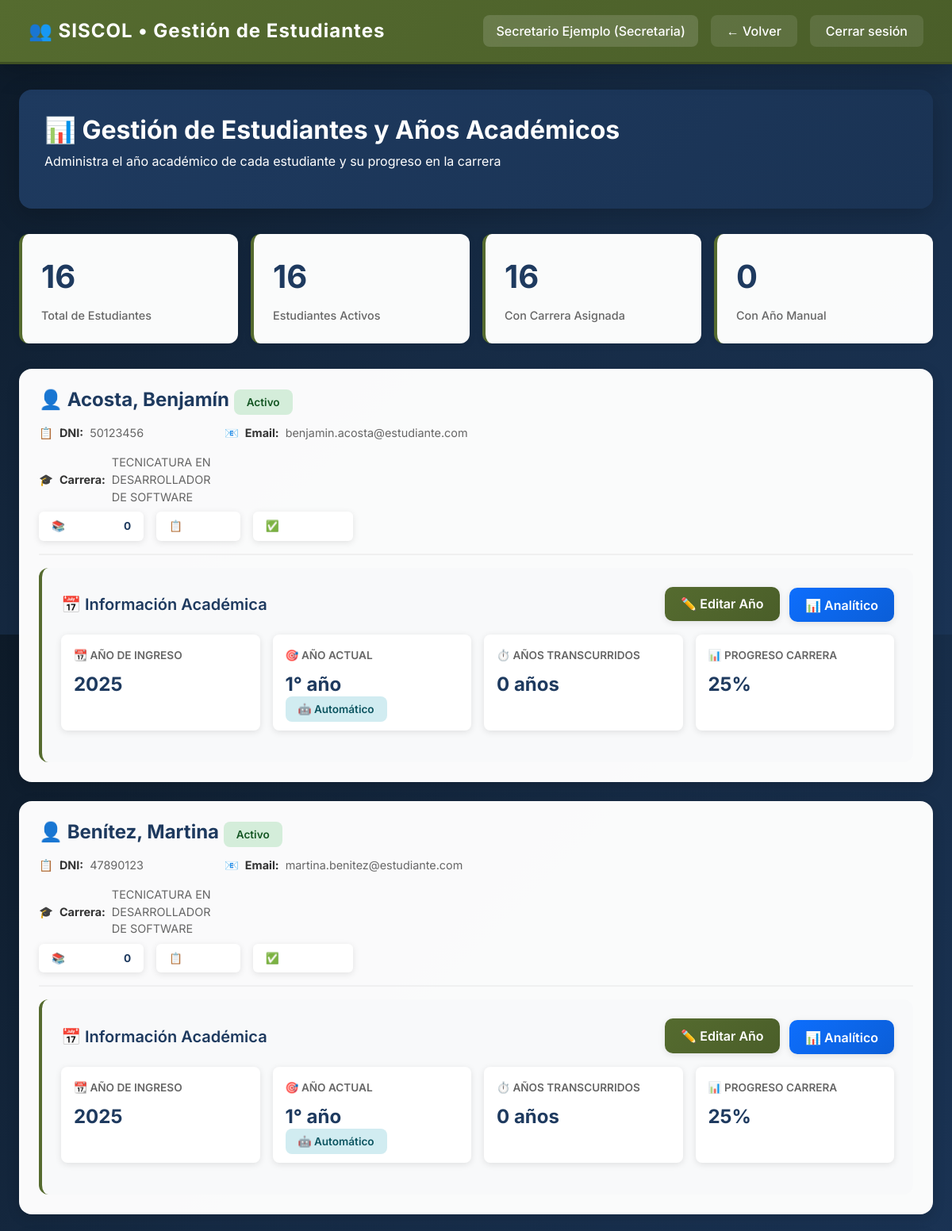
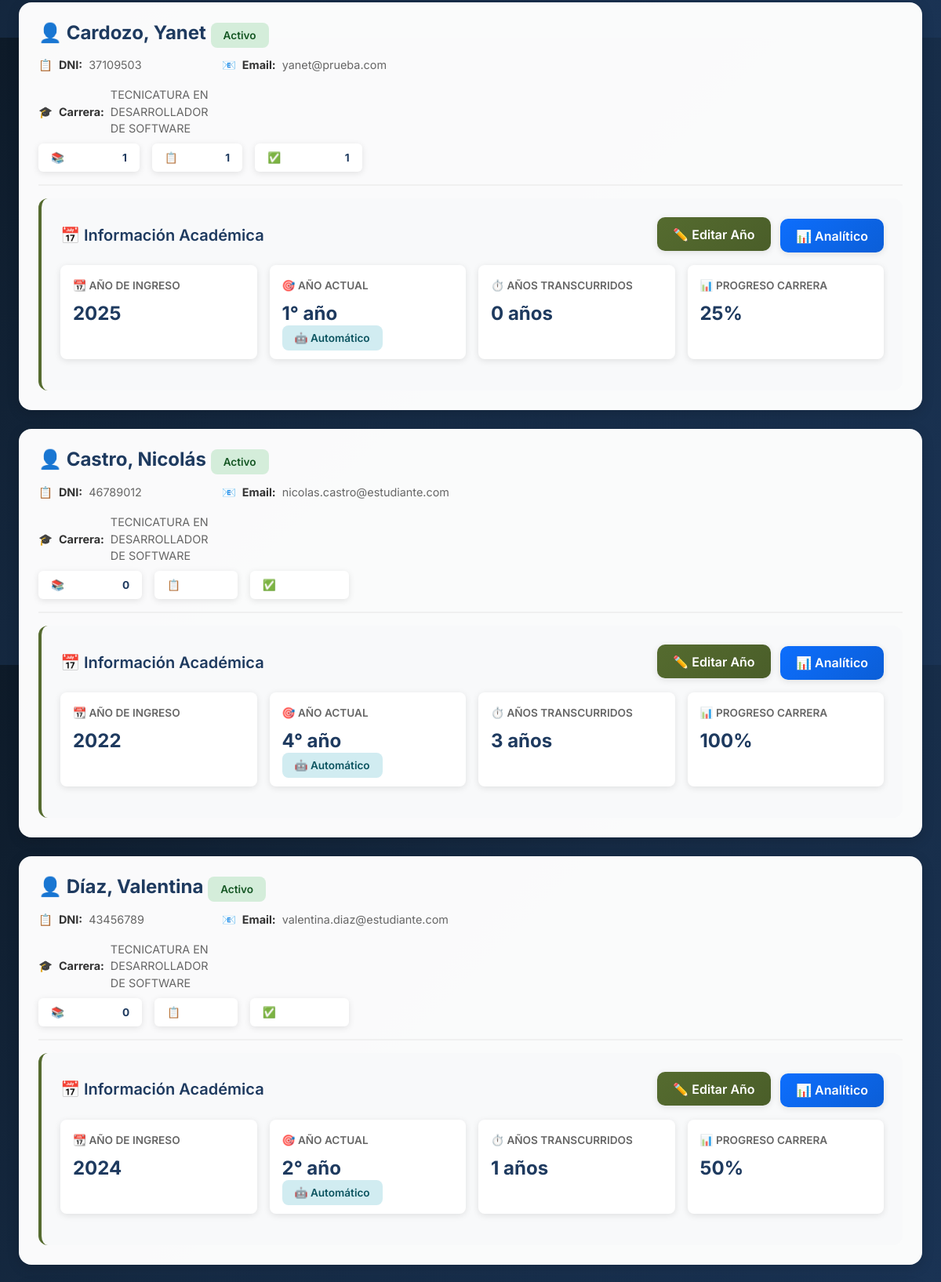
/secretaria/lista_estudiantes.php (signed in, upper part), run on the app's committed database (2 pictures, top to bottom).
### tables this page shows
CREATE TABLE `estudiante` (
  `id` int(11) NOT NULL,
  `dni` varchar(20) NOT NULL,
  `nombre` varchar(100) NOT NULL,
  `apellido` varchar(100) NOT NULL,
  `email` varchar(120) NOT NULL,
  `telefono` varchar(30) DEFAULT NULL,
  `direccion` varchar(255) DEFAULT NULL,
  `password_hash` varchar(255) NOT NULL,
  `rol_id` int(11) NOT NULL DEFAULT 1,
  `activo` tinyint(1) NOT NULL DEFAULT 1,
  `creado_en` timestamp NOT NULL DEFAULT current_timestamp(),
  `id_carrera` int(11) DEFAULT NULL COMMENT '1',
  `anio_ingreso` year(4) DEFAULT NULL COMMENT 'Año de ingreso a la carrera',
  `anio_actual` tinyint(1) DEFAULT NULL COMMENT 'Año actual manual (NULL = automático)'
);

CREATE TABLE `carreras` (
  `id_carrera` int(11) NOT NULL,
  `nombre` varchar(100) NOT NULL COMMENT 'Nombre completo de la carrera',
  `descripcion` text DEFAULT NULL COMMENT 'Descripción detallada de la carrera',
  `duracion` int(11) NOT NULL DEFAULT 4 COMMENT 'Duración de la carrera en años',
  `estado` enum('activa','inactiva','suspendida') NOT NULL DEFAULT 'activa' COMMENT 'Estado actual de la carrera',
  `fecha_creacion` timestamp NOT NULL DEFAULT current_timestamp() COMMENT 'Fecha de creación del registro',
  `fecha_modificacion` timestamp NOT NULL DEFAULT current_timestamp() ON UPDATE current_timestamp() COMMENT 'Fecha de última modificación'
);

### secretaria/lista_estudiantes.php (the view, shortened to what this page needs)
<?php
$usuario = $_SESSION["usuario"];
$rol = $_SESSION["rol"];
$conn = conectar();
$estudiantes = [];
$stmt = $conn->prepare("
    SELECT
        e.id,
        e.dni,
        e.nombre,
        e.apellido,
        e.email,
        e.id_carrera,
        e.anio_ingreso,
        e.anio_actual,
        e.activo,
        c.nombre AS carrera,
        c.duracion AS duracion_carrera,
        CASE
            WHEN e.anio_actual IS NOT NULL THEN e.anio_actual
            WHEN e.anio_ingreso IS NOT NULL THEN
                LEAST(GREATEST((YEAR(CURDATE()) - e.anio_ingreso + 1), 1), COALESCE(c.duracion, 6))
            ELSE 1
        END AS anio_calculado
    FROM estudiante e
    LEFT JOIN carreras c ON e.id_carrera = c.id_carrera
    ORDER BY e.apellido, e.nombre
");
$stmt->execute();
$result = $stmt->get_result();
while ($row = $result->fetch_assoc()) {
    $id_est = $row['id'];
    $stats_stmt = $conn->prepare("
        SELECT
            COUNT(*) as total_cursando,
            SUM(CASE WHEN regular = 1 THEN 1 ELSE 0 END) as total_regular,
            SUM(CASE WHEN aprobada = 1 THEN 1 ELSE 0 END) as total_aprobada
        FROM analitico
        WHERE id_estudiante = ? AND cursada = 1
    ");
    $stats_stmt->bind_param("i", $id_est);
    $stats_stmt->execute();
    $stats = $stats_stmt->get_result()->fetch_assoc();
    $row['stats'] = $stats;
    $estudiantes[] = $row;
}
?>
<!DOCTYPE html>
<html lang="es">
<head>
  <link href="https://cdn.jsdelivr.net/npm/bootstrap@5.3.0/dist/css/bootstrap.min.css" rel="stylesheet">
</head>
<body>
  <nav class="navbar topbar">
    <div class="container-fluid">
      <a class="navbar-brand" href="#">👥 SISCOL • Gestión de Estudiantes</a>
      <div class="user-info">
        <span class="user-name"><?= htmlspecialchars($usuario) ?> (<?= htmlspecialchars(ucfirst($rol)) ?>)</span>
        <a href="javascript:history.back()" class="back-btn">← Volver</a>
        <a href="logout.php" class="logout-btn">Cerrar sesión</a>
      </div>
    </div>
  </nav>
  <div class="container-custom">
    <div class="page-header">
      <h2>📊 Gestión de Estudiantes y Años Académicos</h2>
      <p>Administra el año académico de cada estudiante y su progreso en la carrera</p>
    </div>
    <div class="stats-bar">
      <div class="stat-box">
        <div class="stat-number"><?= count($estudiantes) ?></div>
        <div class="stat-label">Total de Estudiantes</div>
      </div>
      <div class="stat-box">
        <div class="stat-number">
          <?= count(array_filter($estudiantes, fn($e) => $e['activo'] == 1)) ?>
        </div>
        <div class="stat-label">Estudiantes Activos</div>
      </div>
      <div class="stat-box">
        <div class="stat-number">
          <?= count(array_filter($estudiantes, fn($e) => $e['id_carrera'] !== null)) ?>
        </div>
        <div class="stat-label">Con Carrera Asignada</div>
      </div>
      <div class="stat-box">
        <div class="stat-number">
          <?= count(array_filter($estudiantes, fn($e) => $e['anio_actual'] !== null)) ?>
        </div>
        <div class="stat-label">Con Año Manual</div>
      </div>
    </div>
    <?php if (empty($estudiantes)): ?>
      <div class="alert alert-info">
        📌 <strong>No hay estudiantes registrados.</strong>
      </div>
    <?php else: ?>
      <?php foreach ($estudiantes as $est): ?>
        <div class="card-estudiante">
          <div class="estudiante-header">
            <div class="estudiante-info">
              <h4>
                👤 <?= htmlspecialchars($est['apellido'] . ', ' . $est['nombre']) ?>
                <?php if ($est['activo']): ?>
                  <span class="badge-custom badge-activo">Activo</span>
                <?php else: ?>
                  <span class="badge-custom badge-inactivo">Inactivo</span>
                <?php endif; ?>
              </h4>
              <div class="estudiante-detalles">
                <div class="detalle-item">
                  <span>📋</span>
                  <strong>DNI:</strong> <?= htmlspecialchars($est['dni']) ?>
                </div>
                <div class="detalle-item">
                  <span>📧</span>
                  <strong>Email:</strong> <?= htmlspecialchars($est['email']) ?>
                </div>
                <?php if ($est['carrera']): ?>
                <div class="detalle-item">
                  <span>🎓</span>
                  <strong>Carrera:</strong> <?= htmlspecialchars($est['carrera']) ?>
                </div>
                <?php endif; ?>
              </div>
              <?php if ($est['id_carrera']): ?>
                <div class="stats-estudiante">
                  <div class="stat-mini">
                    📚 Cursando: <strong><?= $est['stats']['total_cursando'] ?></strong>
                  </div>
                  <div class="stat-mini">
                    📋 Regular: <strong><?= $est['stats']['total_regular'] ?></strong>
                  </div>
                  <div class="stat-mini">
                    ✅ Aprobadas: <strong><?= $est['stats']['total_aprobada'] ?></strong>
                  </div>
                </div>
              <?php endif; ?>
            </div>
          </div>
          <?php if ($est['id_carrera']): ?>
            <div class="anio-section">
              <div class="d-flex justify-content-between align-items-center mb-3">
                <h5 style="color: var(--azul-marino-500); margin: 0; font-weight: 600;">
                  📅 Información Académica
                </h5>
                <div>
                  <button class="btn-editar me-2" onclick="abrirModalEditar(<?= $est['id'] ?>, '<?= htmlspecialchars($est['apellido'] . ', ' . $est['nombre']) ?>', <?= $est['anio_ingreso'] ?? 'null' ?>, <?= $est['anio_actual'] ?? 'null' ?>, <?= $est['duracion_carrera'] ?? 4 ?>)">
                    ✏️ Editar Año
                  </button>
                  <?php if ($est['activo']): ?>
                  <a href="?action=ver_analitico&id_est=<?= $est['id'] ?>" class="btn btn-analitico">
                    📊 Analítico
                  </a>
                  <?php endif; ?>
                </div>
              </div>
              <div class="anio-info">
                <div class="anio-box">
                  <div class="anio-label">📆 Año de Ingreso</div>
                  <div class="anio-value">
                    <?= $est['anio_ingreso'] ?? 'No definido' ?>
                  </div>
                </div>
                <div class="anio-box">
                  <div class="anio-label">🎯 Año Actual</div>
                  <div class="anio-value">
                    <?= $est['anio_calculado'] ?>° año
                  </div>
                  <?php if ($est['anio_actual'] !== null): ?>
                    <span class="badge-custom badge-manual mt-2">⚙️ Manual</span>
                  <?php else: ?>
                    <span class="badge-custom badge-auto mt-2">🤖 Automático</span>
                  <?php endif; ?>
                </div>
                <div class="anio-box">
                  <div class="anio-label">⏱️ Años Transcurridos</div>
                  <div class="anio-value">
                    <?php
                      if ($est['anio_ingreso']) {
                        echo (date('Y') - $est['anio_ingreso']);
                      } else {
                        echo '0';
                      }
                    ?> años
                  </div>
                </div>
                <div class="anio-box">
                  <div class="anio-label">📊 Progreso Carrera</div>
                  <div class="anio-value">
                    <?php
                      $duracion = $est['duracion_carrera'] ?? 4;
                      $progreso = round(($est['anio_calculado'] / $duracion) * 100);
                      echo min($progreso, 100);
                    ?>%
                  </div>
                </div>
              </div>
            </div>
          <?php else: ?>
            <div class="alert alert-info mb-0">
              ⚠️ Este estudiante aún no está inscrito en ninguna carrera.
            </div>
          <?php endif; ?>
        </div>
      <?php endforeach; ?>
    <?php endif; ?>
  </div>
</body>
</html>

### secretaria/lista_estudiantes.php (style rules this page uses)
:root { --azul-marino-500: #1E3A5F; --azul-marino-600: #1a3354; --azul-marino-700: #162b45; --verde-olivo-500: #556B2F; --verde-olivo-600: #4a5e29; --verde-olivo-700: #3f5023; --shadow-sm: 0 2px 8px rgba(0,0,0,0.1); --shadow-md: 0 4px 16px rgba(0,0,0,0.15); --shadow-lg: 0 8px 32px rgba(0,0,0,0.2); }
* { margin: 0; padding: 0; box-sizing: border-box; }
body { font-family: 'Inter', 'Segoe UI', Tahoma, Geneva, Verdana, sans-serif; background: linear-gradient(135deg, #0d1a28 0%, #162b45 50%, #1a3354 100%); color: white; min-height: 100vh; }
.topbar { background: linear-gradient(135deg, var(--verde-olivo-500), var(--verde-olivo-600)); padding: 1rem 1.5rem; box-shadow: var(--shadow-lg); border-bottom: 3px solid var(--verde-olivo-700); }
.navbar-brand { font-weight: 700; font-size: 1.5rem; letter-spacing: 1px; color: white !important; }
.user-info { display: flex; align-items: center; gap: 1rem; }
.user-name { font-weight: 500; padding: 0.5rem 1rem; background: rgba(255,255,255,0.15); border-radius: 8px; backdrop-filter: blur(10px); }
.back-btn, .logout-btn { color: white; text-decoration: none; padding: 0.5rem 1.25rem; background: rgba(255,255,255,0.1); border-radius: 8px; transition: all 0.3s ease; font-weight: 500; }
.container-custom { max-width: 1600px; margin: 2rem auto; padding: 0 1.5rem; }
.page-header { background: linear-gradient(135deg, var(--azul-marino-500), var(--azul-marino-600)); color: white; border-radius: 16px; padding: 2rem; margin-bottom: 2rem; box-shadow: var(--shadow-lg); }
.page-header h2 { font-size: 2rem; font-weight: 700; margin-bottom: 0.5rem; }
.card-estudiante { background: rgba(255,255,255,0.98); border-radius: 16px; padding: 1.5rem; margin-bottom: 1.5rem; box-shadow: var(--shadow-md); transition: all 0.3s ease; border: 1px solid rgba(255,255,255,0.2); }
.estudiante-header { display: flex; justify-content: space-between; align-items: start; margin-bottom: 1rem; padding-bottom: 1rem; border-bottom: 2px solid #f0f0f0; }
.estudiante-info h4 { color: var(--azul-marino-500); font-weight: 700; margin-bottom: 0.5rem; }
.estudiante-detalles { display: grid; grid-template-columns: repeat(auto-fit, minmax(200px, 1fr)); gap: 1rem; color: #666; font-size: 0.9rem; margin-top: 1rem; }
.detalle-item { display: flex; align-items: center; gap: 0.5rem; }
.detalle-item strong { color: #333; }
.anio-section { background: #f8f9fa; padding: 1.5rem; border-radius: 12px; margin-top: 1rem; border-left: 4px solid var(--verde-olivo-500); }
.anio-info { display: grid; grid-template-columns: repeat(auto-fit, minmax(180px, 1fr)); gap: 1rem; margin-bottom: 1rem; }
.anio-box { background: white; padding: 1rem; border-radius: 8px; box-shadow: var(--shadow-sm); }
.anio-label { font-size: 0.85rem; color: #666; font-weight: 600; text-transform: uppercase; margin-bottom: 0.5rem; }
.anio-value { font-size: 1.5rem; font-weight: 700; color: var(--azul-marino-500); }
.badge-custom { padding: 0.5rem 1rem; border-radius: 8px; font-weight: 600; font-size: 0.85rem; }
.badge-activo { background: #d4edda; color: #155724; }
.badge-auto { background: #d1ecf1; color: #0c5460; }
.btn-editar { background: linear-gradient(135deg, var(--verde-olivo-500), var(--verde-olivo-600)); color: white; border: none; padding: 0.6rem 1.25rem; border-radius: 10px; font-weight: 600; transition: all 0.3s ease; box-shadow: var(--shadow-sm); cursor: pointer; }
.btn-analitico { background: linear-gradient(135deg, #0d6efd, #0b5ed7); color: white; border: none; padding: 0.6rem 1.25rem; border-radius: 10px; font-weight: 600; transition: all 0.3s ease; box-shadow: var(--shadow-sm); cursor: pointer; }
.stats-bar { display: flex; gap: 1rem; margin-bottom: 2rem; }
.stat-box { flex: 1; background: rgba(255,255,255,0.98); border-radius: 12px; padding: 1.5rem; box-shadow: var(--shadow-sm); border-left: 4px solid var(--verde-olivo-500); }
.stat-number { font-size: 2.5rem; font-weight: 700; color: var(--azul-marino-500); margin-bottom: 0.5rem; }
.stat-label { color: #666; font-weight: 500; font-size: 0.9rem; }
.stats-estudiante { display: flex; gap: 1rem; margin-top: 0.5rem; flex-wrap: wrap; }
.stat-mini { background: white; padding: 0.5rem 1rem; border-radius: 6px; font-size: 0.85rem; box-shadow: var(--shadow-sm); }
.stat-mini strong { color: var(--azul-marino-500); font-weight: 700; }

### data on the page
estudiante: apellido+nombre "Acosta, Benjamín", activo "Activo", dni "50123456", email "benjamin.acosta@estudiante.com", id_carrera.nombre "TECNICATURA EN DESARROLLADOR DE SOFTWARE", total_cursando "0", anio_ingreso "2025", anio_calculado "1", shows "🤖 Automático", min($progreso, 100) "25"
estudiante: apellido+nombre "Benítez, Martina", activo "Activo", dni "47890123", email "martina.benitez@estudiante.com", id_carrera.nombre "TECNICATURA EN DESARROLLADOR DE SOFTWARE", total_cursando "0", anio_ingreso "2025", anio_calculado "1", shows "🤖 Automático", min($progreso, 100) "25"
estudiante: apellido+nombre "Cardozo, Yanet", activo "Activo", dni "37109503", email "yanet@prueba.com", id_carrera.nombre "TECNICATURA EN DESARROLLADOR DE SOFTWARE", total_cursando "1", total_regular "1", total_aprobada "1", anio_ingreso "2025", anio_calculado "1", shows "🤖 Automático", min($progreso, 100) "25"
estudiante: apellido+nombre "Castro, Nicolás", activo "Activo", dni "46789012", email "nicolas.castro@estudiante.com", id_carrera.nombre "TECNICATURA EN DESARROLLADOR DE SOFTWARE", total_cursando "0", anio_ingreso "2022", anio_calculado "4", shows "🤖 Automático", min($progreso, 100) "100"
estudiante: apellido+nombre "Díaz, Valentina", activo "Activo", dni "43456789", email "valentina.diaz@estudiante.com", id_carrera.nombre "TECNICATURA EN DESARROLLADOR DE SOFTWARE", total_cursando "0", anio_ingreso "2024", anio_calculado "2", shows "🤖 Automático", min($progreso, 100) "50"

### other printed values
$usuario "Secretario Ejemplo"
$rol "Secretaria"
count($estudiantes) "16"
count(array_filter($estudiantes, fn($e) => $e['activo'] == 1)) "16"
count(array_filter($estudiantes, fn($e) => $e['id_carrera'] !== null)) "16"
